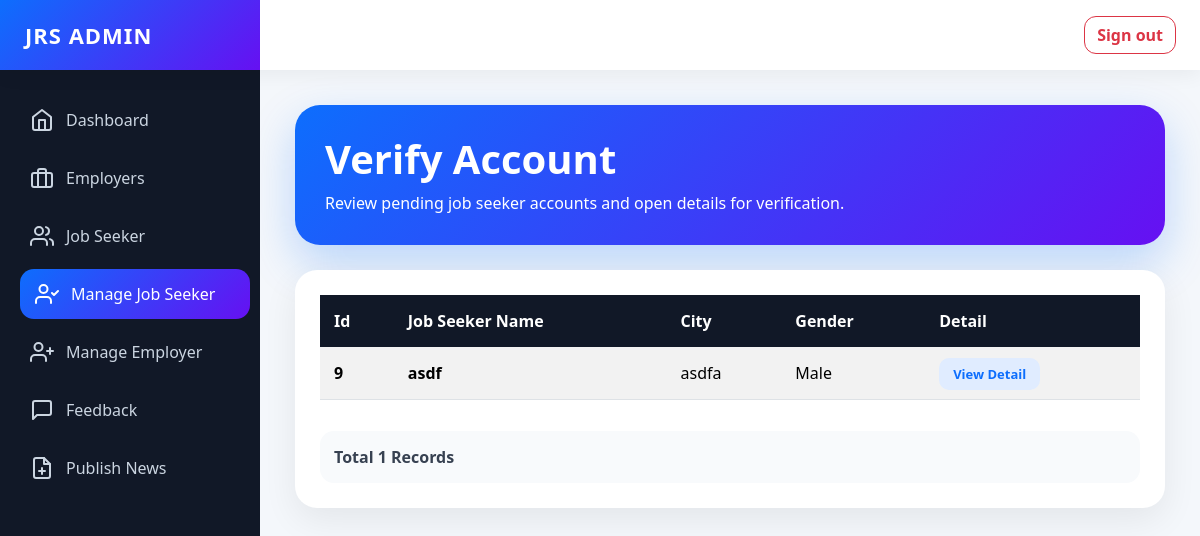
Page /admin/managejobseeker.php (signed in) on the committed database.
### tables this page shows
CREATE TABLE `jobseeker_reg` (
  `JobSeekId` int NOT NULL,
  `JobSeekerName` varchar(255) NOT NULL,
  `Address` varchar(255) NOT NULL,
  `City` varchar(255) NOT NULL,
  `Email` varchar(255) NOT NULL,
  `Mobile` varchar(255) NOT NULL,
  `Qualification` varchar(255) NOT NULL,
  `Experience` text NOT NULL,
  `Gender` varchar(255) NOT NULL,
  `BirthDate` varchar(255) NOT NULL,
  `age` int NOT NULL,
  `Resume` varchar(255) NOT NULL,
  `Status` varchar(255) NOT NULL,
  `Username` varchar(255) NOT NULL,
  `Password` varchar(255) NOT NULL,
  `Question` varchar(255) NOT NULL,
  `Answer` varchar(255) NOT NULL
);

### admin/managejobseeker.php (the view, shortened to what this page needs)
<!doctype html>
<html lang="en">
<head>
  <link href="https://cdn.jsdelivr.net/npm/bootstrap@5.3.3/dist/css/bootstrap.min.css" rel="stylesheet">
</head>
<body>
<div class="topbar d-flex justify-content-between align-items-center">
  <div class="brand-box">JRS ADMIN</div>
  <div class="me-4">
    <a href="logout.php" class="btn btn-outline-danger logout-btn">Sign out</a>
  </div>
</div>
<nav class="sidebar">
  <ul class="nav flex-column">
    <li class="nav-item">
      <a class="nav-link" href="admin_dashboard.php">
        <i data-feather="home"></i> Dashboard
      </a>
    </li>
    <li class="nav-item">
      <a class="nav-link" href="employer.php">
        <i data-feather="briefcase"></i> Employers
      </a>
    </li>
    <li class="nav-item">
      <a class="nav-link" href="jobseeker.php">
        <i data-feather="users"></i> Job Seeker
      </a>
    </li>
    <li class="nav-item">
      <a class="nav-link active" href="managejobseeker.php">
        <i data-feather="user-check"></i> Manage Job Seeker
      </a>
    </li>
    <li class="nav-item">
      <a class="nav-link" href="manageemployer.php">
        <i data-feather="user-plus"></i> Manage Employer
      </a>
    </li>
    <li class="nav-item">
      <a class="nav-link" href="feedback.php">
        <i data-feather="message-square"></i> Feedback
      </a>
    </li>
    <li class="nav-item">
      <a class="nav-link" href="admin_news.php">
        <i data-feather="file-plus"></i> Publish News
      </a>
    </li>
  </ul>
</nav>
<main class="main-content">
  <div class="page-header">
    <h1 class="fw-bold mb-2">Verify Account</h1>
    <p class="mb-0">Review pending job seeker accounts and open details for verification.</p>
  </div>
  <div class="content-card">
    <div class="table-responsive">
      <table class="table table-striped align-middle">
        <thead>
          <tr>
            <th>Id</th>
            <th>Job Seeker Name</th>
            <th>City</th>
            <th>Gender</th>
            <th>Detail</th>
          </tr>
        </thead>
        <tbody>
          <?php
          include 'connection/db.php';
          $sql = "select * from JobSeeker_Reg where Status='Pending'";
          $result = mysqli_query($conn, $sql);
          while ($row = mysqli_fetch_array($result)) {
            $Id = $row['JobSeekId'];
            $Name = $row['JobSeekerName'];
            $City = $row['City'];
            $Gender = $row['Gender'];
          ?>
            <tr>
              <td><strong><?php echo $Id; ?></strong></td>
              <td><strong><?php echo $Name; ?></strong></td>
              <td><?php echo $City; ?></td>
              <td><?php echo $Gender; ?></td>
              <td>
                <a class="detail-btn" href="DetailJob.php?JobId=<?php echo $Id; ?>">
                  View Detail
                </a>
              </td>
            </tr>
          <?php
          }
          $records = mysqli_num_rows($result);
          ?>
        </tbody>
      </table>
    </div>
    <div class="records-box">
      Total <?php echo $records; ?> Records
    </div>
  </div>
</main>
</body>
</html>

### admin/managejobseeker.php (style rules this page uses)
body { margin: 0; background: #f4f7fb; font-family: "Segoe UI", Arial, sans-serif; color: #1f2937; }
.topbar { height: 70px; background: #fff; box-shadow: 0 4px 20px rgba(0,0,0,0.06); position: sticky; top: 0; z-index: 1000; }
.brand-box { width: 260px; height: 70px; background: linear-gradient(135deg, #0d6efd, #6610f2); color: #fff; display: flex; align-items: center; padding-left: 25px; font-size: 22px; font-weight: 800; letter-spacing: 1px; }
.logout-btn { border-radius: 12px; font-weight: 600; }
.sidebar { width: 260px; min-height: calc(100vh - 70px); background: #111827; padding: 25px 15px; position: fixed; left: 0; top: 70px; }
.sidebar .nav-link { color: #cbd5e1; border-radius: 14px; padding: 13px 15px; margin-bottom: 8px; font-weight: 500; display: flex; align-items: center; gap: 12px; transition: 0.25s; }
.sidebar .nav-link:hover, .sidebar .nav-link.active { background: linear-gradient(135deg, #0d6efd, #6610f2); color: #fff; transform: translateX(5px); }
.main-content { margin-left: 260px; padding: 35px; }
.page-header { background: linear-gradient(135deg, #0d6efd, #6610f2); color: white; border-radius: 25px; padding: 30px; box-shadow: 0 18px 45px rgba(13,110,253,0.25); margin-bottom: 25px; }
.content-card { background: #fff; border-radius: 22px; padding: 25px; box-shadow: 0 12px 35px rgba(0,0,0,0.07); }
.table thead th { background: #111827; color: white; border: none; padding: 14px; }
.table tbody td { padding: 14px; vertical-align: middle; }
.detail-btn { background: #e0ecff; color: #0d6efd; padding: 7px 14px; border-radius: 10px; text-decoration: none; font-weight: 700; font-size: 13px; }
.records-box { background: #f8fafc; border-radius: 14px; padding: 14px; font-weight: 700; color: #374151; margin-top: 15px; }

### rows in the picture
jobseeker_reg: JobSeekId "9", JobSeekerName "asdf", City "asdfa", Gender "Male"

### other values in the picture
$records "1"
